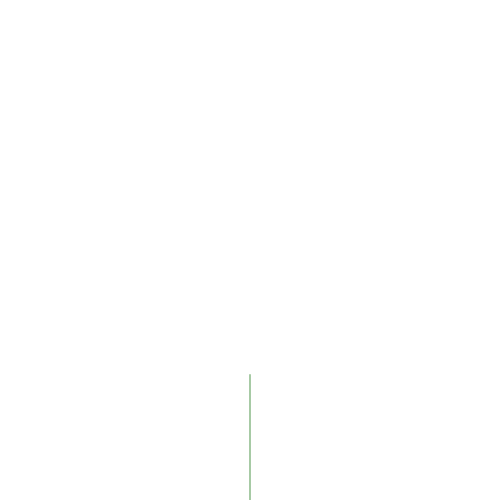
Frame 1 (no input)
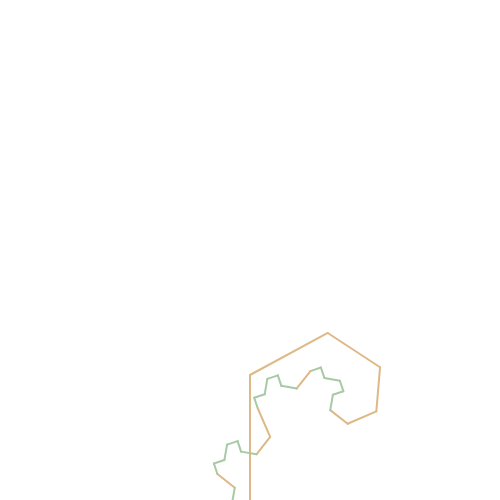
Frame 60 (no input)
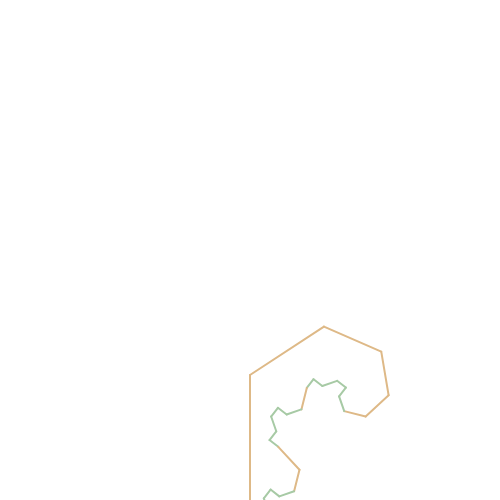
Frame 120 (the mouse pressed at the canvas centre since frame 60)

The p5.js sketch that drew these frames (run headless with seeded random() and noise() and a simulated clock; from frame 60 on, the mouse is pressed at the canvas centre):

// p5.js sketch
// ── sketch.js
var noise_seed = 0.10;

var count = 10;

var min_length;

function setup(){
  createCanvas(500, 500);
  background(255);
}

function draw(){
  background(255);
  strokeWeight(2);
  drawTree(width / 2, height, height / 4, PI / 2);
  min_length = width / 50;
}



function drawTree(x, y, length, angle){
  x2 = x - length * cos(angle);
  y2 = y - length * sin(angle);

  if(length > min_length * 2) {
    stroke(222, 185, 135); // 树干
  } else {
    stroke(167, 202, 165); // 树叶
  }

  line(x, y, x2, y2);
  length /= 1.414; // 黄金分割

  noise_seed += 0.0001;
  count++;
  if(length > min_length) {
    // right
    drawTree(x2, y2, length, angle + noise(noise_seed) * 0.7 + PI / 4);
    // left
    drawTree(x2, y2, length, angle + noise(noise_seed) * 0.7 - PI / 4);
  }
}
